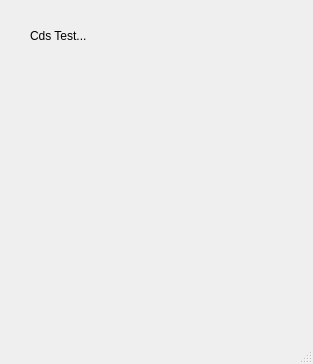
<?xml version="1.0" encoding="UTF-8"?>
<ui version="4.0">
 <class>MainWindow</class>
 <widget class="QMainWindow" name="MainWindow">
  <property name="geometry">
   <rect>
    <x>0</x>
    <y>0</y>
    <width>313</width>
    <height>364</height>
   </rect>
  </property>
  <property name="windowTitle">
   <string>MainWindow</string>
  </property>
  <widget class="QWidget" name="centralwidget">
   <widget class="QLabel" name="label">
    <property name="geometry">
     <rect>
      <x>30</x>
      <y>20</y>
      <width>261</width>
      <height>31</height>
     </rect>
    </property>
    <property name="text">
     <string>Cds Test...</string>
    </property>
   </widget>
  </widget>
  <widget class="QMenuBar" name="menubar">
   <property name="geometry">
    <rect>
     <x>0</x>
     <y>0</y>
     <width>313</width>
     <height>21</height>
    </rect>
   </property>
  </widget>
  <widget class="QStatusBar" name="statusbar"/>
 </widget>
 <resources/>
 <connections/>
</ui>
